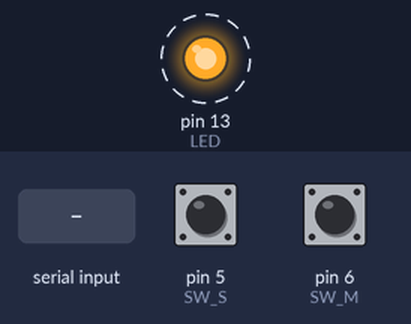
Bench run of a sketch on a simulated Arduino Uno, built with avr-gcc and run on an emulated ATmega328P. On the bench: output pins drawn as LEDs (lit = HIGH). Dashed ring = blinking. The inputs (shaded band) are chosen by the test bench; at power-on: pin 5 (SW_S) HIGH, pin 6 (SW_M) HIGH. What the sketch prints to the serial monitor is not drawn.

Above: at 1.25 s.
1.3 s: "2" received over the second serial link
4.3 s: pin 5 (SW_S) pulled LOW for 0.25 s
7.3 s: "1" received over the second serial link
10.3 s: pin 6 (SW_M) pulled LOW for 0.25 s
Timing chart, 0 to 14.3 s (numbered marks = the images above; inputs shaded):
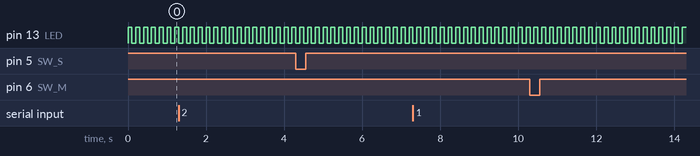

The sketch:

axisY.ino
```cpp
#include <SoftwareSerial.h>

#define TX 3
#define RX 2
#define LED 13
#define SW_S 5
#define SW_M 6

SoftwareSerial controller(RX,TX);
void setup() {

  Serial.begin(9600);
  Serial.println("hiY");
  controller.begin(115200);
  pinMode(LED,OUTPUT);
  pinMode(SW_S,INPUT_PULLUP);
  pinMode(SW_M,INPUT_PULLUP);

}
char var = ' ';
char state = ' ';
void loop() {

  if(controller.available()){
    var = controller.read();
  }
  if(var == '2' && state == ' '){
    Serial.println("opening system start..");
    state = '2';
  }
  else if(var == '1' && state == ' '){
    Serial.println("closing system start..");
    state = '1';
  }
  else if(digitalRead(SW_S) == LOW && state == '2'){
    Serial.println("limit switch side is active");
    state = ' ';
    controller.write('2');
  }
  else if(digitalRead(SW_M) == LOW && state == '1'){
    Serial.println("limit switch middle is active");
    state = ' ';
    controller.write('1');
  }

  digitalWrite(LED,HIGH);
  delay(100);
  digitalWrite(LED,LOW);
  delay(100);
  var = ' ';
}
```

Measured:
- by itself, pin 13 (LED): alternates HIGH for 0.10 s and LOW for 0.10 s
